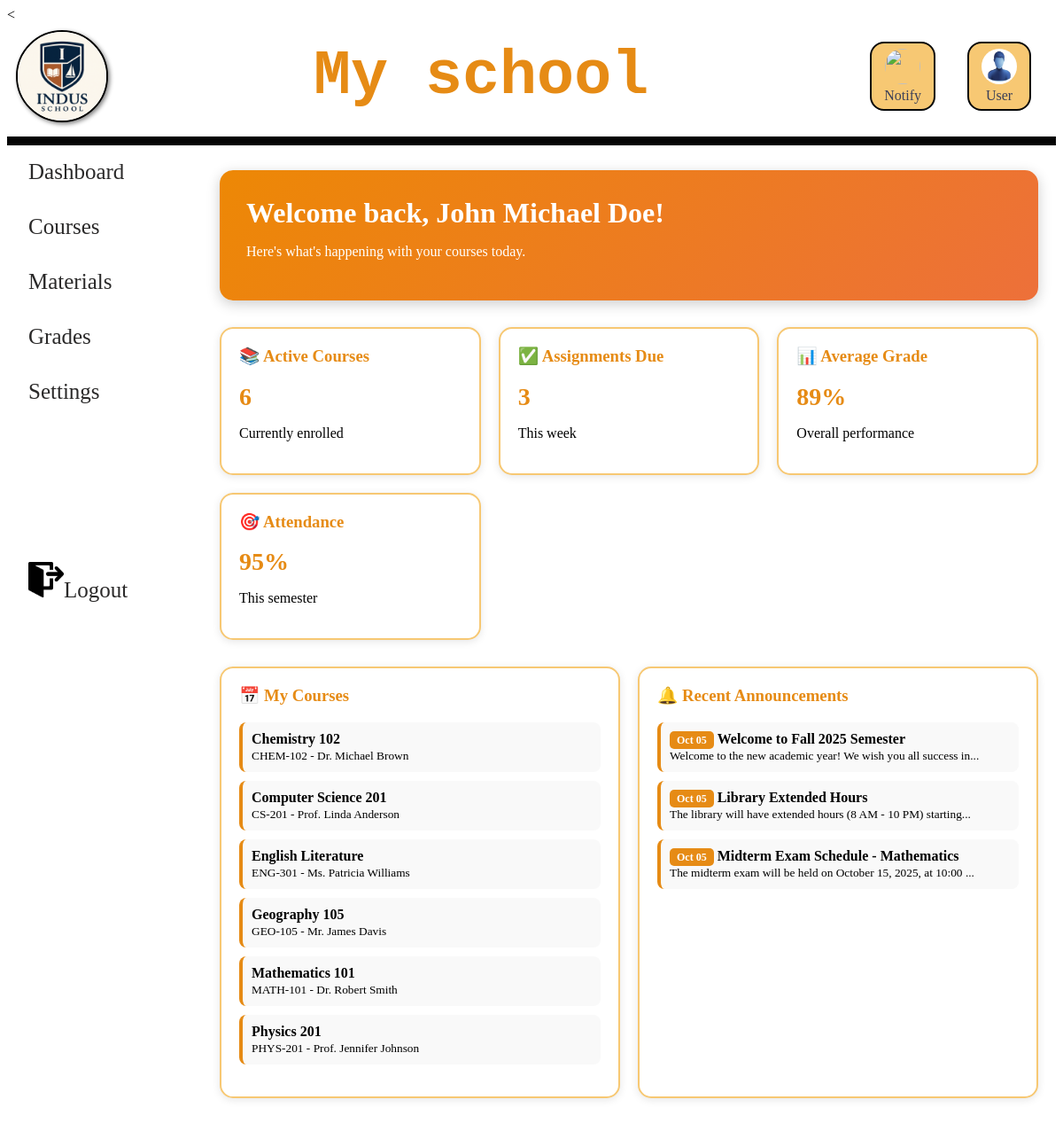
/dash.php (signed in), run on the app's committed database.
### tables this page shows
CREATE TABLE students (
  id INT AUTO_INCREMENT PRIMARY KEY,
  user_id INT,  
  student_id VARCHAR(50) UNIQUE,
  name VARCHAR(200),
  dob DATE,
  gender VARCHAR(10),
  email VARCHAR(150),
  phone VARCHAR(50),
  address TEXT,
  emergency_contact VARCHAR(150),
  created_at TIMESTAMP DEFAULT CURRENT_TIMESTAMP,
  FOREIGN KEY (user_id) REFERENCES users(id) ON DELETE SET NULL
);

CREATE TABLE courses (
  id INT AUTO_INCREMENT PRIMARY KEY,
  course_name VARCHAR(200) NOT NULL,
  course_code VARCHAR(50) UNIQUE,
  teacher_id INT,
  credits INT DEFAULT 0,
  semester VARCHAR(50),
  created_at TIMESTAMP DEFAULT CURRENT_TIMESTAMP,
  FOREIGN KEY (teacher_id) REFERENCES teachers(id) ON DELETE SET NULL
);

CREATE TABLE teachers (
  id INT AUTO_INCREMENT PRIMARY KEY,
  user_id INT,
  name VARCHAR(200),
  subject VARCHAR(150),
  email VARCHAR(150),
  phone VARCHAR(50),
  created_at TIMESTAMP DEFAULT CURRENT_TIMESTAMP,
  FOREIGN KEY (user_id) REFERENCES users(id) ON DELETE SET NULL
);

CREATE TABLE notifications (
  id INT AUTO_INCREMENT PRIMARY KEY,
  title VARCHAR(255),
  message TEXT,
  type VARCHAR(50),
  teacher_id INT,
  course_id INT,
  created_at TIMESTAMP DEFAULT CURRENT_TIMESTAMP,
  FOREIGN KEY (teacher_id) REFERENCES teachers(id) ON DELETE SET NULL,
  FOREIGN KEY (course_id) REFERENCES courses(id) ON DELETE SET NULL
);

### dash.php (the view, shortened to what this page needs)
<?php
$conn = getDBConnection();
$user_id = $_SESSION['user_id'];
$stmt = $conn->prepare("SELECT s.*, u.username FROM students s
                        JOIN users u ON s.user_id = u.id
                        WHERE s.user_id = ?");
$stmt->bind_param("i", $user_id);
$stmt->execute();
$student = $stmt->get_result()->fetch_assoc();
$student_id = $student['id'];
$student_name = $student['name'];
$stmt = $conn->prepare("SELECT COUNT(*) as course_count FROM enrollments WHERE student_id = ?");
$stmt->bind_param("i", $student_id);
$stmt->execute();
$course_count = $stmt->get_result()->fetch_assoc()['course_count'];
$pending_assignments = 3;
$stmt = $conn->prepare("SELECT AVG(marks) as avg_marks FROM grades WHERE student_id = ?");
$stmt->bind_param("i", $student_id);
$stmt->execute();
$result = $stmt->get_result()->fetch_assoc();
$avg_grade = $result['avg_marks'] ? round($result['avg_marks'], 0) : 0;
$stmt = $conn->prepare("
    SELECT
        COUNT(*) as total,
        SUM(CASE WHEN status = 'present' THEN 1 ELSE 0 END) as present
    FROM attendance
    WHERE student_id = ?
");
$stmt->bind_param("i", $student_id);
$stmt->execute();
$attendance_data = $stmt->get_result()->fetch_assoc();
$attendance_percent = $attendance_data['total'] > 0
    ? round(($attendance_data['present'] / $attendance_data['total']) * 100)
    : 94;
$stmt = $conn->prepare("
    SELECT c.course_name, c.course_code, t.name as teacher_name
    FROM enrollments e
    JOIN courses c ON e.course_id = c.id
    LEFT JOIN teachers t ON c.teacher_id = t.id
    WHERE e.student_id = ?
    ORDER BY c.course_name
");
$stmt->bind_param("i", $student_id);
$stmt->execute();
$courses = $stmt->get_result()->fetch_all(MYSQLI_ASSOC);
$stmt = $conn->prepare("SELECT title, message, type, created_at
                        FROM notifications
                        ORDER BY created_at DESC
                        LIMIT 3");
$stmt->execute();
$notifications = $stmt->get_result()->fetch_all(MYSQLI_ASSOC);
?>
<!DOCTYPE html>
<html>
<head>
    <link rel="stylesheet" href="d.css">
</head>
<body>
    <header>
        <<div class="h-container">
            <img id="logo" src="logo.jpg" alt="Logo">
            <h1>My school</h1>
            <nav class="nav-links">
             <a href="N.php"><img src="n.jpg" style="height:40px; width: 40px; border-radius: 50%;"><br>Notify</a>
             <a href="A.php"><img src="a.jpg" style="height:40px; width: 40px; border-radius: 50%;"><br>User</a>
            </nav>
        </div>
    </header>
    <hr style="border: 5px solid rgb(5, 5, 5);">
    <div class="sidenav">
        <a href="dash.php">Dashboard</a><br>
        <a href="subjects.php">Courses</a><br>
        <a href="materials.php">Materials</a><br>
        <a href="grades.php">Grades</a><br>
        <a href="settings.html">Settings</a><br><br><br><br><br><br><br><br><br>
        <a href="logout.php"><img src="logout.jpg"style="height:40px; width: 40px;">Logout</a>
    </div>
    <div class="main-content">
        <div class="welcome-banner">
            <h2>Welcome back, <?php echo htmlspecialchars($student_name); ?>!</h2>
            <p>Here's what's happening with your courses today.</p>
        </div>
        <div class="dashboard-grid">
            <div class="card">
                <h3>📚 Active Courses</h3>
                <div class="stat-number"><?php echo $course_count; ?></div>
                <p>Currently enrolled</p>
            </div>
            <div class="card">
                <h3>✅ Assignments Due</h3>
                <div class="stat-number"><?php echo $pending_assignments; ?></div>
                <p>This week</p>
            </div>
            <div class="card">
                <h3>📊 Average Grade</h3>
                <div class="stat-number"><?php echo $avg_grade; ?>%</div>
                <p>Overall performance</p>
            </div>
            <div class="card">
                <h3>🎯 Attendance</h3>
                <div class="stat-number"><?php echo $attendance_percent; ?>%</div>
                <p>This semester</p>
            </div>
        </div>
        <div class="dashboard-grid">
            <div class="card" style="grid-column: span 1;">
                <h3>📅 My Courses</h3>
                <ul class="upcoming-list">
                    <?php if (count($courses) > 0): ?>
                        <?php foreach ($courses as $course): ?>
                            <li>
                                <strong><?php echo htmlspecialchars($course['course_name']); ?></strong>
                                <br><small><?php echo htmlspecialchars($course['course_code']); ?> - <?php echo htmlspecialchars($course['teacher_name']); ?></small>
                            </li>
                        <?php endforeach; ?>
                    <?php else: ?>
                        <li>No courses enrolled yet</li>
                    <?php endif; ?>
                </ul>
            </div>
            <div class="card" style="grid-column: span 1;">
                <h3>🔔 Recent Announcements</h3>
                <ul class="upcoming-list">
                    <?php if (count($notifications) > 0): ?>
                        <?php foreach ($notifications as $notif): ?>
                            <li>
                                <span class="date-badge"><?php echo date('M d', strtotime($notif['created_at'])); ?></span>
                                <strong><?php echo htmlspecialchars($notif['title']); ?></strong>
                                <br><small><?php echo htmlspecialchars(substr($notif['message'], 0, 60)) . '...'; ?></small>
                            </li>
                        <?php endforeach; ?>
                    <?php else: ?>
                        <li>No recent announcements</li>
                    <?php endif; ?>
                </ul>
            </div>
        </div>
    </div>
</body>
</html>

### d.css (style rules this page uses)
.h-container { display: flex; align-items: center; justify-content: space-between; height: 120px; }
h1 { color: rgb(230, 139, 21); font-size: 70px; text-align:center; font-family: 'Courier New', Courier, monospace; margin:10px; padding:5px; }
#logo { width: 100px; height: 100px; margin:10px; float:left; border-radius: 50%; border: 2px solid black; background-color: white; box-shadow: 2px 2px 5px grey; }
.nav-links { display: flex; gap: 20px; margin: 20px; }
.nav-links a { background-color: #f7c873; color: #3a3f58; font-size: 16px; text-align: center; margin: 8px; padding: 6px 14px; border-radius: 16px; text-decoration: none; border: 2px solid #070809; font-weight: 500; }
.sidenav { height: 100%; width: 200px; position:absolute; left:0; }
.sidenav a { padding: 8px 8px 8px 32px; text-decoration: none; font-size: 25px; color: #2a2929; display: block; }
.main-content { margin-left: 220px; padding: 20px; }
.dashboard-grid { display: grid; grid-template-columns: repeat(auto-fit, minmax(250px, 1fr)); gap: 20px; margin-bottom: 30px; }
.card { background-color: #fff; border-radius: 15px; padding: 20px; box-shadow: 0 2px 10px rgba(0,0,0,0.1); border: 2px solid #f7c873; }
.card h3 { color: rgb(230, 139, 21); margin-top: 0; }
.stat-number { font-size: 36px; font-weight: bold; color: #3a3f58; }
.upcoming-list { list-style: none; padding: 0; }
.upcoming-list li { background-color: #f9f9f9; padding: 10px; margin-bottom: 10px; border-radius: 8px; border-left: 4px solid rgb(230, 139, 21); }
.date-badge { background-color: rgb(230, 139, 21); color: white; padding: 3px 8px; border-radius: 5px; font-size: 12px; font-weight: bold; }
.welcome-banner { background: linear-gradient(135deg, rgb(237, 136, 5), #ed703a); color: white; padding: 30px; border-radius: 15px; margin-bottom: 30px; box-shadow: 0 4px 15px rgba(0,0,0,0.2); }
.welcome-banner h2 { margin: 0 0 10px 0; font-size: 32px; }
.stat-number { font-size: 28px; font-weight: bold; color: rgb(230, 139, 21); }

### data on the page
students: name "John Michael Doe"
courses: course_name "Chemistry 102", course_code "CHEM-102", teacher.name "Dr. Michael Brown"
courses: course_name "Computer Science 201", course_code "CS-201", teacher.name "Prof. Linda Anderson"
courses: course_name "English Literature", course_code "ENG-301", teacher.name "Ms. Patricia Williams"
courses: course_name "Geography 105", course_code "GEO-105", teacher.name "Mr. James Davis"
courses: course_name "Mathematics 101", course_code "MATH-101", teacher.name "Dr. Robert Smith"
courses: course_name "Physics 201", course_code "PHYS-201", teacher.name "Prof. Jennifer Johnson"
notifications: created_at "Oct 05", title "Welcome to Fall 2025 Semester", message "Welcome to the new academic year! We wish you all success in"
notifications: created_at "Oct 05", title "Library Extended Hours", message "The library will have extended hours (8 AM - 10 PM) starting"
notifications: created_at "Oct 05", title "Midterm Exam Schedule - Mathematics", message "The midterm exam will be held on October 15, 2025, at 10:00"

### other printed values
$course_count "6"
$pending_assignments "3"
$avg_grade "89"
$attendance_percent "95"
